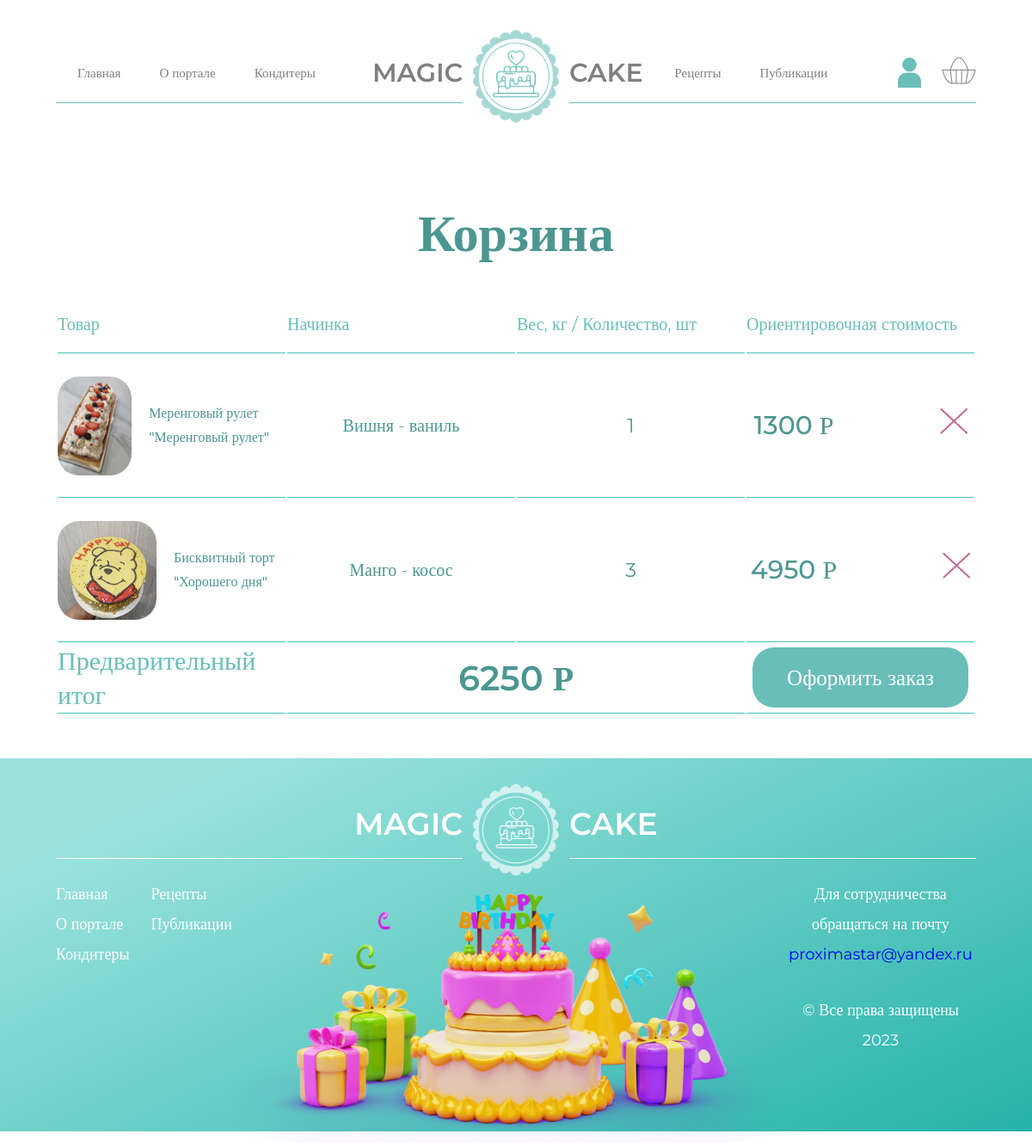
/cart/ (signed in), run on the app's committed database.
### site_cake/models.py (models this page shows, shortened)
class Basket(models.Model):
    user = models.ForeignKey(User, on_delete=models.CASCADE)
    product = models.ForeignKey(Product, on_delete=models.CASCADE)
    filling = models.ForeignKey(Filling, on_delete=models.CASCADE)
    quantity = models.PositiveSmallIntegerField(default=0)
    created_on = models.DateTimeField(auto_now_add=True)
    objects = BasketQuerySet.as_manager()
    def sum(self):
        return self.filling.price * self.quantity
    class Meta:
        verbose_name = 'Корзина'
        verbose_name_plural = 'Корзины'

class Product(models.Model):
    PRODUCT_STATUS = [
        ('1', 'Черновик'),
        ('2', 'Опубликовано'),
        ('3', 'На модерации'),
    ]
    user = models.ForeignKey(User, on_delete=models.CASCADE)
    category = models.ForeignKey(Category, on_delete=models.DO_NOTHING)
    type = models.ForeignKey(Type, on_delete=models.DO_NOTHING)
    name = models.CharField(max_length=100)
    description = models.TextField()
    created_on = models.DateTimeField(auto_now_add=True)
    image_good = models.ImageField(default='default_good.png', upload_to='profile_goods')
    status = models.CharField(choices=PRODUCT_STATUS, default='1', max_length=1)
    class Meta:
        verbose_name = 'Товар'
        verbose_name_plural = 'Товары'

class Type(models.Model):
    type_name = models.CharField(max_length=100)
    class Meta:
        verbose_name = 'Тип'
        verbose_name_plural = 'Типы'

class Filling(models.Model):
    user = models.ForeignKey(User, on_delete=models.CASCADE)
    type = models.ForeignKey(Type, on_delete=models.DO_NOTHING)
    name = models.CharField(max_length=100)
    description = models.TextField()
    price = models.IntegerField()
    image = models.ImageField(default='default_fil.jpg', upload_to='fillings_pics')
    class Meta:
        verbose_name = 'Начинка'
        verbose_name_plural = 'Начинки'

### site_cake/views.py (the view)
# urls.py: path('cart/', views.CartView, name='cart'),
@login_required
def CartView(request):
    basket = Basket.objects.filter(user=request.user)
    context = {
        'basket': basket
    }
    return render(request, 'cart.html', context)

### site_cake/models.py (called while the page is built)
    def total_sum(self):
        return sum(basket.sum() for basket in self)

### templates/cart.html
{% extends 'base.html' %}
{% load static %}
{% block base %}
    <div class="cart_block container">
        <h1 class="home_title">Корзина</h1>
        {% if basket %}
            <table class="basket_table">
                <thead>
                    <tr class="basket_row">
                        <th class="basket_row_header">Товар</th>
                        <th class="basket_row_header">Начинка</th>
                        <th class="basket_row_header">Вес, кг / Количество, шт</th>
                        <th class="basket_row_header">Ориентировочная стоимость</th>
                    </tr>
                </thead>
                <tbody>
                    {% for cart in basket %}
                        <tr class="basket_row">
                            <td class="product_basket">
                                <img src="{{ cart.product.image_good.url }}" class="product_basket_img" alt="">
                                <p class="product_basket_name">{{ cart.product.type.type_name }} "{{ cart.product.name }}"</p>
                            </td>
                            <td class="filling_basket">{{ cart.filling.name }}</td>
                            <td class="count_product_basket">{{ cart.quantity }}</td>
                            <td class="total_price_product">{{ cart.sum }} Р <a href="{% url 'basket_delete' cart.id %}" class="btn_delete_link"><img src="{% static 'img/delete_cart.png' %}" class="btn_delete" alt=""></a>
                            </td>
                        </tr>
                    {% endfor %}
                </tbody>
                <tfoot>
                    <tr class="basket_row">
                        <td class="end_title">Предварительный итог</td>
                        <td colspan="2" class="total_table_price">{{ basket.total_sum }} Р</td>
                        <td class="confirm_btn_table"><a href="{% url 'create_order' basket.total_sum %}" class="confirm_btn">Оформить заказ</a> </td>
                    </tr>
                </tfoot>
            </table>
        {% else %}
            <p class="clear_basket">Корзина пуста</p>
        {% endif %}
    </div>
{% endblock base %}

### static/css/style.css (style rules this page uses)
* { margin: 0; padding: 0; }
a { cursor: pointer !important; text-decoration: none !important; }
.container { max-width: 1280px; margin: 0 auto; font-weight: normal; }
.home_title { font-family: 'Montserrat',serif; font-style: normal; font-weight: 700; font-size: 64px; line-height: 78px; color: #4C9691; margin-top: 85px; margin-bottom: 50px; text-align: center; }
.clear_basket, .basket_row_header { font-family: 'Montserrat'; font-style: normal; font-weight: 400; font-size: 28px; line-height: 44px; color: #69BEB8; text-align: center; }
.basket_row_header { font-size: 20px; line-height: 30px; text-align: left; width: 25%; padding-bottom: 18px; border-bottom: 1px solid #46c0b8; }
.end_title { font-family: 'Montserrat'; font-style: normal; font-weight: 500; font-size: 30px; line-height: 40px; color: #69BEB8; margin: 30px 0; }
.total_table_price { font-family: 'Montserrat'; font-style: normal; font-weight: 600; font-size: 40px; line-height: 44px; text-align: center; color: #4C9691; }
.confirm_btn_table { text-align: center; }
.confirm_btn { background: #69BEB8; border-radius: 25px; padding: 20px 40px; font-family: 'Montserrat'; font-style: normal; font-weight: 500; font-size: 25px; line-height: 39px; text-align: center; color: #FFFFFF; }
.total_price_product { font-family: 'Montserrat'; font-style: normal; font-weight: 500; font-size: 30px; line-height: 44px; text-align: center; color: #4C9691; }
.count_product_basket { font-family: 'Montserrat'; font-style: normal; font-weight: 400; font-size: 23px; color: #4C9691; text-align: center; }
.filling_basket { font-family: 'Montserrat'; font-style: normal; font-weight: 300; font-size: 20px; line-height: 30px; color: #4C9691; text-align: center; }
.btn_delete_link { margin-left: 115px; }
.basket_row td { border-bottom: 1px solid #46c0b8; }
.product_basket { display: flex; align-items: center; }
.product_basket_name { font-family: 'Montserrat'; font-style: normal; font-weight: 500; font-size: 16px; line-height: 28px; color: #4C9691; }
.product_basket_img { border-radius: 25px; width: 115px; height: 115px; object-fit: cover; margin: 25px 20px 25px 0; }
@media (max-width:1280px) { .container { max-width: 1070px; } }
@media (max-width:1280px) { .home_title { font-size: 60px; } }

### data on the page
Basket: product.image_good (picture), product.type.type_name "Меренговый рулет", product.name "Меренговый рулет", filling.name "Вишня - ваниль", quantity "1", sum "1300", total_sum "6250"
Basket: product.image_good (picture), product.type.type_name "Бисквитный торт", product.name "Хорошего дня", filling.name "Манго - косос", quantity "3", sum "4950"
